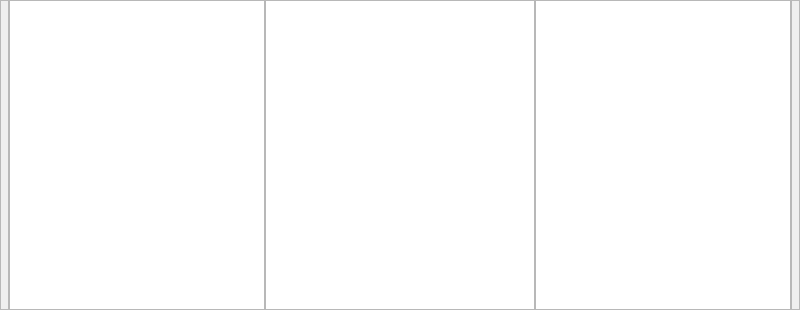
<?xml version="1.0" encoding="UTF-8"?>
<ui version="4.0">
 <class>WidgetECU</class>
 <widget class="QWidget" name="WidgetECU">
  <property name="geometry">
   <rect>
    <x>0</x>
    <y>0</y>
    <width>800</width>
    <height>310</height>
   </rect>
  </property>
  <property name="minimumSize">
   <size>
    <width>1</width>
    <height>1</height>
   </size>
  </property>
  <property name="windowTitle">
   <string>WidgetECU</string>
  </property>
  <layout class="QHBoxLayout" name="horizontalLayout" stretch="1,10,80,10,1">
   <property name="spacing">
    <number>0</number>
   </property>
   <property name="leftMargin">
    <number>0</number>
   </property>
   <property name="topMargin">
    <number>0</number>
   </property>
   <property name="rightMargin">
    <number>0</number>
   </property>
   <property name="bottomMargin">
    <number>0</number>
   </property>
   <item>
    <widget class="QLabel" name="label_Tipo">
     <property name="frameShape">
      <enum>QFrame::StyledPanel</enum>
     </property>
     <property name="text">
      <string/>
     </property>
     <property name="scaledContents">
      <bool>false</bool>
     </property>
    </widget>
   </item>
   <item>
    <widget class="QGraphicsView" name="graphicsView_tipo">
     <property name="sizePolicy">
      <sizepolicy hsizetype="Minimum" vsizetype="Minimum">
       <horstretch>0</horstretch>
       <verstretch>0</verstretch>
      </sizepolicy>
     </property>
     <property name="verticalScrollBarPolicy">
      <enum>Qt::ScrollBarAlwaysOff</enum>
     </property>
     <property name="horizontalScrollBarPolicy">
      <enum>Qt::ScrollBarAlwaysOff</enum>
     </property>
     <property name="interactive">
      <bool>false</bool>
     </property>
    </widget>
   </item>
   <item>
    <widget class="QPlainTextEdit" name="plainTextEdit_Campi">
     <property name="verticalScrollBarPolicy">
      <enum>Qt::ScrollBarAlwaysOff</enum>
     </property>
     <property name="horizontalScrollBarPolicy">
      <enum>Qt::ScrollBarAlwaysOff</enum>
     </property>
     <property name="readOnly">
      <bool>true</bool>
     </property>
     <property name="textInteractionFlags">
      <set>Qt::NoTextInteraction</set>
     </property>
    </widget>
   </item>
   <item>
    <widget class="QGraphicsView" name="graphicsView_Status">
     <property name="sizePolicy">
      <sizepolicy hsizetype="Minimum" vsizetype="Minimum">
       <horstretch>0</horstretch>
       <verstretch>0</verstretch>
      </sizepolicy>
     </property>
     <property name="frameShape">
      <enum>QFrame::StyledPanel</enum>
     </property>
     <property name="frameShadow">
      <enum>QFrame::Plain</enum>
     </property>
     <property name="verticalScrollBarPolicy">
      <enum>Qt::ScrollBarAlwaysOff</enum>
     </property>
     <property name="horizontalScrollBarPolicy">
      <enum>Qt::ScrollBarAlwaysOff</enum>
     </property>
     <property name="interactive">
      <bool>false</bool>
     </property>
    </widget>
   </item>
   <item>
    <widget class="QLabel" name="label_Status">
     <property name="frameShape">
      <enum>QFrame::StyledPanel</enum>
     </property>
     <property name="scaledContents">
      <bool>false</bool>
     </property>
     <property name="alignment">
      <set>Qt::AlignCenter</set>
     </property>
    </widget>
   </item>
  </layout>
 </widget>
 <layoutdefault spacing="6" margin="11"/>
 <resources/>
 <connections/>
</ui>
